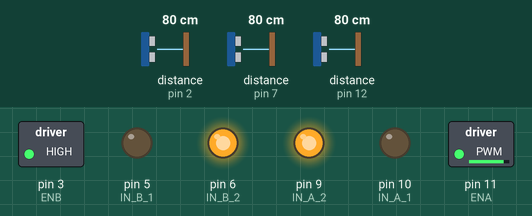
Recording of a sketch running on a simulated Arduino Uno, built with avr-gcc and run on an emulated ATmega328P. Parts: switched loads named in the sketch (green lamp = pin HIGH), output pins drawn as LEDs (lit = HIGH). Inputs (shaded band) come from the test bench; at power-on: distance to the obstacle (sensors on pin 2, pin 7, pin 12) 80 cm. The echo pulse lasts 58.3 µs per cm; what the sketch prints to the serial monitor is not drawn.

Above: at 1.2 s.
1.3 s: distance to the obstacle (sensor on pin 2) set to 2 cm
4.3 s: distance to the obstacle (sensor on pin 7) set to 2 cm
7.3 s: distance to the obstacle (sensor on pin 12) set to 120 cm
10.3 s: distance to the obstacle (sensor on pin 2) set to 18 cm
13.3 s: distance to the obstacle (sensor on pin 7) set to 18 cm
16.3 s: distance to the obstacle (sensor on pin 12) set to 2 cm
Timing chart, 0 to 19.3 s (numbered marks = the images above; inputs shaded):
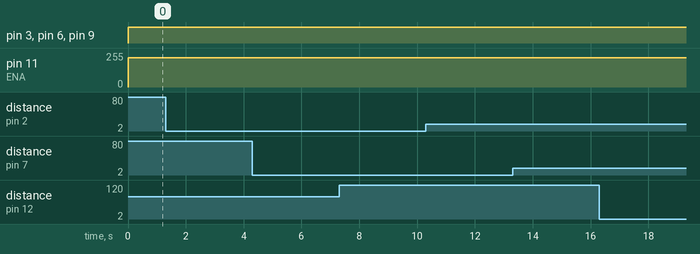

The sketch:

Test_code.ino
```cpp
#include <NewPing.h>  // Library for ultrasonic sensors

#define VA 220
#define VB 255
// Pin definitions
#define TRIGGER_PIN_FRONT 13  // Trigger pin for front sensor
#define ECHO_PIN_FRONT 2     // Echo pin for front sensor
#define TRIGGER_PIN_LEFT 13   // Trigger pin for left sensor
#define ECHO_PIN_LEFT 7      // Echo pin for left sensor
#define TRIGGER_PIN_RIGHT 13  // Trigger pin for right sensor
#define ECHO_PIN_RIGHT 12     // Echo pin for right sensor
#define ENA 11         // Motor A enable pin
#define IN_A_1 10        // Motor A input 1
#define IN_A_2 9        // Motor A input 2
#define ENB 3         // Motor B enable pin
#define IN_B_1 5         // Motor B input 3
#define IN_B_2 6         // Motor B input 4

// Robot dimensions
#define ROBOT_WIDTH 22.5       // Width of the robot in cm
#define ROBOT_LENGTH 30    // Length of the robot in cm

// Ultrasonic sensor objects
NewPing frontSensor(TRIGGER_PIN_FRONT, ECHO_PIN_FRONT, 500);  // Front sensor
NewPing leftSensor(TRIGGER_PIN_LEFT, ECHO_PIN_LEFT, 500);      // Left sensor
NewPing rightSensor(TRIGGER_PIN_RIGHT, ECHO_PIN_RIGHT, 500);   // Right sensor

float linearVelocity = 28.99 * 0.001;   // Linear velocity in cm/ms
float angularVelocity = 105.07 * 0.001; // Angular velocity in degrees/ms

// Define the coordinates of point A and point B
float pointA_x = 0.0;  // x-coordinate of point A
float pointA_y = 1.0;  // y-coordinate of point A
float pointB_x = 0.0;  // x-coordinate of point B
float pointB_y = 200.0;  // y-coordinate of point B


void backward(float distance=0) {
  analogWrite(ENA, VA);
  analogWrite(ENB, VB);

  digitalWrite(IN_A_1, HIGH);
  digitalWrite(IN_A_2, LOW);

  digitalWrite(IN_B_1, HIGH);
  digitalWrite(IN_B_2, LOW);

  if(distance!=0){
    delay(distance/linearVelocity);
  }
}

void forward(float distance = 0) {
  analogWrite(ENA, VA);
  analogWrite(ENB, VB);

  digitalWrite(IN_A_1, LOW);
  digitalWrite(IN_A_2, HIGH);

  digitalWrite(IN_B_1, LOW);
  digitalWrite(IN_B_2, HIGH);

  if (distance != 0) {
    delay(distance / linearVelocity);
  }
}

void right(float angle = 0) {
  analogWrite(ENA, VA);
  analogWrite(ENB, VB);

  digitalWrite(IN_A_1, HIGH);
  digitalWrite(IN_A_2, LOW);

  digitalWrite(IN_B_1, LOW);
  digitalWrite(IN_B_2, HIGH);

  if (angle != 0) {
    delay(angle / angularVelocity);
  }
}

void left(float angle = 0) {
  analogWrite(ENA, VA);
  analogWrite(ENB, VB);

  digitalWrite(IN_A_1, LOW);
  digitalWrite(IN_A_2, HIGH);

  digitalWrite(IN_B_1, HIGH);
  digitalWrite(IN_B_2, LOW);

  if (angle != 0) {
    delay(angle / angularVelocity);
  }
}

void stationary() {
  digitalWrite(ENA, LOW);
  digitalWrite(ENB, LOW);
}

void setup() {
  // Initialize serial communication
  Serial.begin(9600);

  pinMode(ENA, OUTPUT);
  pinMode(ENB, OUTPUT);

  pinMode(IN_A_1, OUTPUT);
  pinMode(IN_A_2, OUTPUT);

  pinMode(IN_B_1, OUTPUT);
  pinMode(IN_B_2, OUTPUT);
}
float currentHeading = atan2(pointA_y, pointA_x);

float calculateDistance(float x1, float y1, float x2, float y2) {
  return sqrt(pow((x2 - x1), 2) + pow((y2 - y1), 2));
}

float calculateDesiredHeading(float x1, float y1, float x2, float y2) {
  return atan2(y2 - y1, x2 - x1);
}

void navigateToDestination(float destinationX, float destinationY) {
  // Calculate the distance to the destination
  float distanceToDestination = calculateDistance(pointA_x, pointA_y, destinationX, destinationY);
  if(distanceToDestination<=5){
    stationary();
    return;
  }
    // Move forward towards the destination
    forward(15);
    pointA_x += 15*cos(currentHeading);
    pointA_y += 15*sin(currentHeading);

  // Calculate the desired heading to the destination
  float desiredHeading = calculateDesiredHeading(pointA_x, pointA_y, destinationX, destinationY);

  // Calculate the angle difference between the current heading and the desired heading
  float angleDifference = desiredHeading - currentHeading;

  // Normalize the angle difference to be within the range of -pi to pi
  if (angleDifference > PI) {
    angleDifference -= 2 * PI;
  } else if (angleDifference < -PI) {
    angleDifference += 2 * PI;
  }

  // Adjust the robot's heading based on the angle difference
  if (abs(angleDifference) > 0.5) {
    // If the angle difference is significant, perform a rotation
    if (angleDifference > 0) {
      // Rotate clockwise
      left(abs(angleDifference));
      currentHeading += abs(angleDifference);
    } else {
      // Rotate counterclockwise
      right(abs(angleDifference));
      currentHeading -= abs(angleDifference);
    }
  }
}

void loop() {
  // Read distance from front sensor
  int frontDistance = frontSensor.ping_cm();

  // Read distances from left and right sensors
  int leftDistance = leftSensor.ping_cm();
  int rightDistance = rightSensor.ping_cm();

  // Print sensor readings
  Serial.print("Front: ");
  Serial.print(frontDistance);
  Serial.print(" cm, Left: ");
  Serial.print(leftDistance);
  Serial.print(" cm, Right: ");
  Serial.print(rightDistance);
  Serial.println(" cm");

  forward();
  delay(10);
}
```

Measured:
- after the input at 1.3 s, every drawn part: stays the same
- after the input at 4.3 s, every drawn part: stays the same
- after the input at 7.3 s, every drawn part: stays the same
- after the input at 10.3 s, every drawn part: stays the same
- after the input at 13.3 s, every drawn part: stays the same
- after the input at 16.3 s, every drawn part: stays the same
